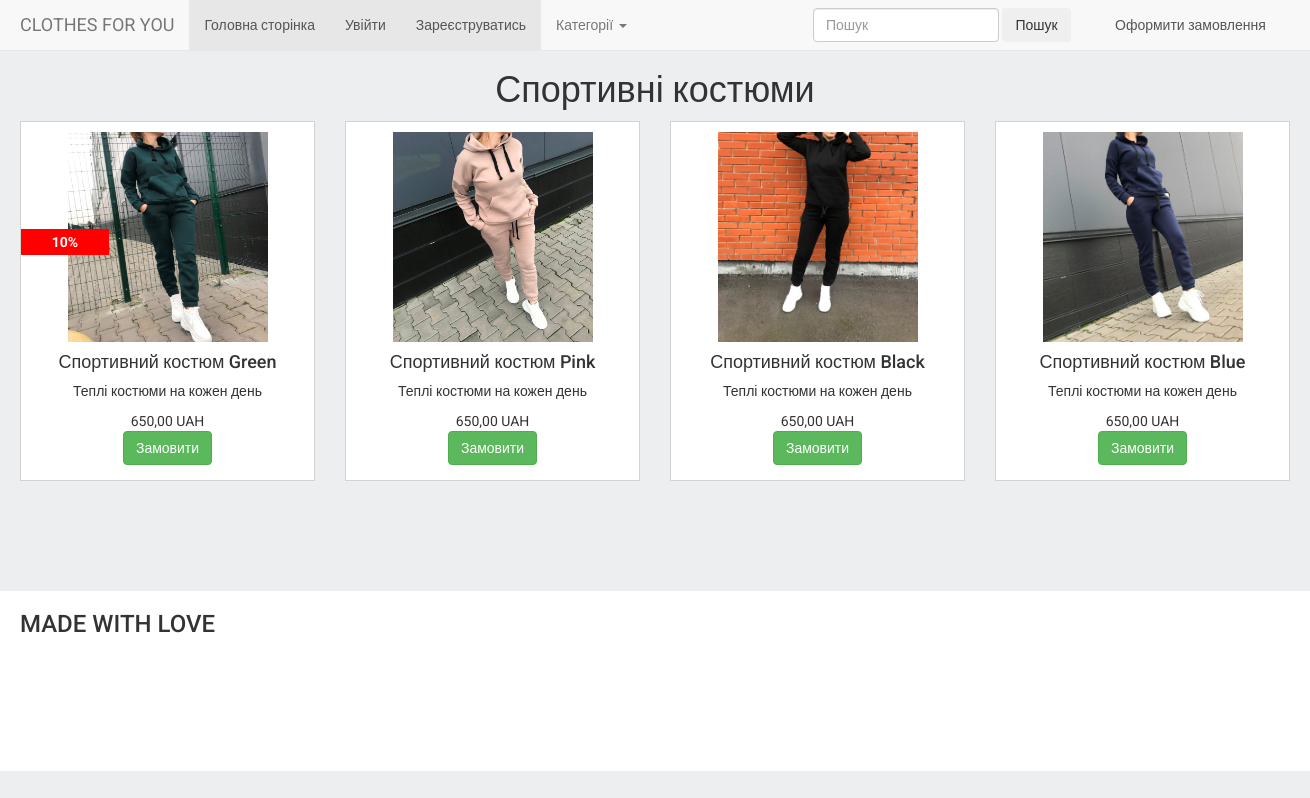
The app's page /siuts/ with its own data.
### shop/models.py (models this page shows, shortened)
class ProductImage(models.Model):
    product = models.ForeignKey(Product, blank=True, null=True, default=None, on_delete=models.CASCADE)
    image = models.ImageField(upload_to='products_images/')
    is_main = models.BooleanField(default=False)
    is_active = models.BooleanField(default=True)
    created = models.DateTimeField(auto_now_add=True, auto_now=False)
    updated = models.DateTimeField(auto_now_add=False, auto_now=True)
    class Meta:
        verbose_name = "Фото"
        verbose_name_plural = "Фото"

class Product(models.Model):
    name = models.CharField(max_length=64, blank=True, null=True, default=None)
    price = models.DecimalField(max_digits=10, decimal_places=2, default=0)
    discount = models.IntegerField(default=0)
    category = models.ForeignKey(ProductCategory, blank=True, null=True, default=None, on_delete=models.CASCADE)
    description = models.TextField(blank=True, null=True, default=None)
    is_active = models.BooleanField(default=True)
    created = models.DateTimeField(auto_now_add=True, auto_now=False)
    updated = models.DateTimeField(auto_now_add=False, auto_now=True)
    class Meta:
        verbose_name = "Товар"
        verbose_name_plural = "Товари"

### shop/views.py (the view)
# urls.py: re_path(r'^siuts/$', views.siuts, name='siuts'),
def siuts(request):
    products_images = ProductImage.objects.filter(is_active=True, is_main=True, product__is_active=True)
    products_images_jackets = products_images.filter(product__category__id=1)
    products_images_suits = products_images.filter(product__category__id=2)
    return render(request, 'products/siuts.html', locals())

### templates/products/siuts.html
{% extends 'base.html' %}
{% load static %}
{% block content %}
    <div class="section3 suits-container">
        <div class="container">
           <div class="row">
                <div class="col-lg-12">
                    <h1 class="text-center">
                        Спортивні костюми
                    </h1>
                </div>
               {% for product_image in products_images_suits %}
                   {% include 'product_item.html' %}
               {% endfor %}
           </div>
        </div>
    </div>
{% endblock content %}

### templates/product_item.html
<div class="col-lg-3">
    <div class="product-item">
        <div>
            <a href="{% url 'product' product_image.product.id %}">
                <img src="{{ product_image.image.url }}" class="img-responsive" alt="shopping">
            </a>
        </div>
        {% if product_image.product.discount %}
            <div class="discount-container">
                <span>{{ product_image.product.discount }}%</span>
            </div>
        {% endif %}
        <h4>{{ product_image.product.name }}</h4>
        <p>
            {{ product_image.product.description }}
        </p>
        <div>
            {{ product_image.product.price }} UAH
        </div>
        <div class="add-to-cart-btn">
            <form action="/order/" target="_blank">
                <button class="btn btn-success">
                    Замовити
                </button>
            </form>
        </div>
    </div>
</div>

### static/static_dev/base.css (style rules this page uses)
html, body { height: 100%; max-height: 100%; font-family: 'Roboto', sans-serif; background-color: #edeef0; }
.product-item { height: 360px; background-color: white; border: 1px solid lightgray; position: relative; padding: 10px 0 10px 0; text-align: center; margin-bottom: 10px; }
.add-to-cart-btn { position: center; bottom: 15px; left: 50px; }
.container img { display:block; margin:auto; }
.discount-container { position: absolute; top: 30%; background: red; width: 30%; color: white; font-weight: 700; padding: 3px; }
.img-responsive { display: block; width: 200px; height: 210px; }
a { color: #555; }
.container { width: 1300px; }

### records on screen
ProductImage: image (picture), product.discount "10", product.name "Спортивний костюм Green", product.description "Теплі костюми на кожен день", product.price "650,00"
ProductImage: image (picture), product.name "Спортивний костюм Pink", product.description "Теплі костюми на кожен день", product.price "650,00"
ProductImage: image (picture), product.name "Спортивний костюм Black", product.description "Теплі костюми на кожен день", product.price "650,00"
ProductImage: image (picture), product.name "Спортивний костюм Blue", product.description "Теплі костюми на кожен день", product.price "650,00"
